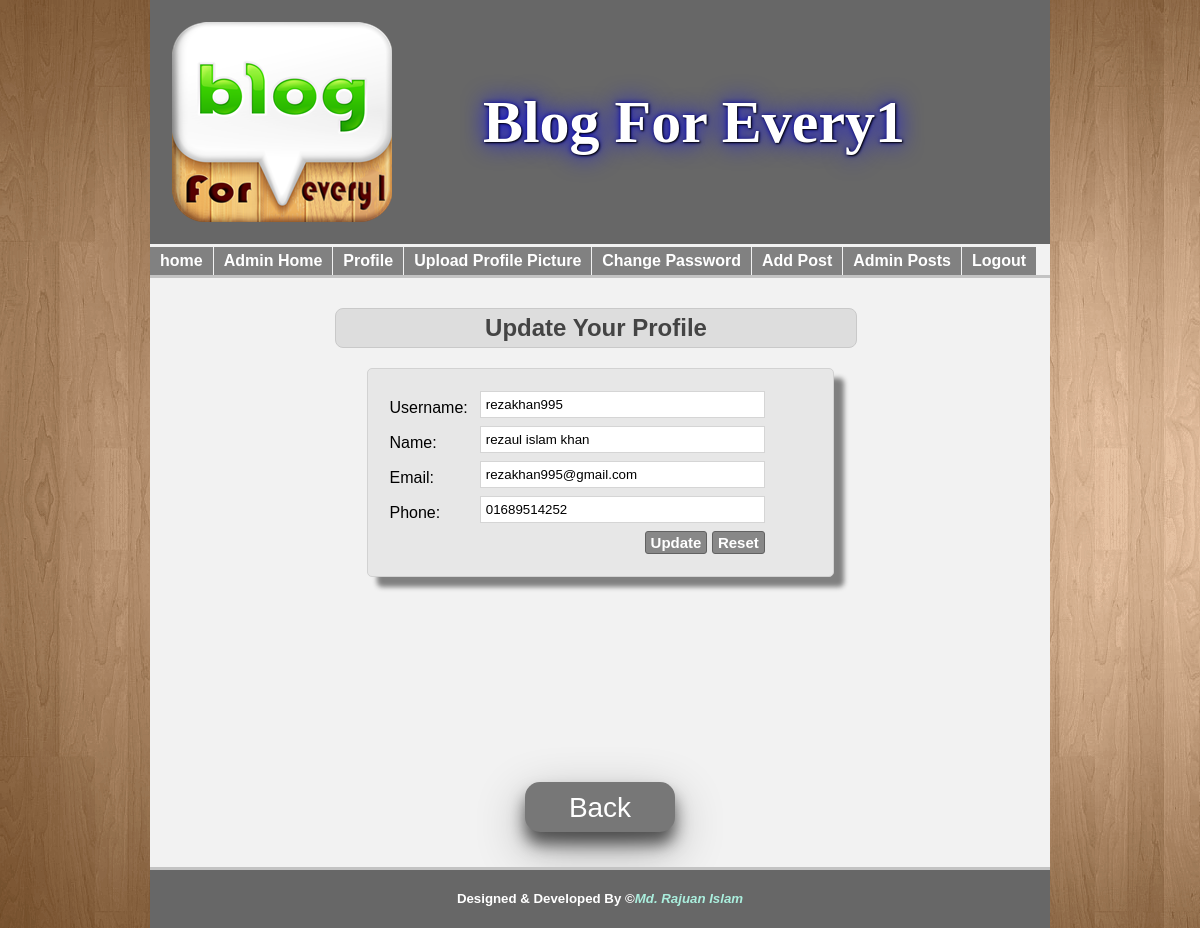
Screenshot of /update.php (signed in) with the database file from the repository.
### tables this page shows
CREATE TABLE IF NOT EXISTS `users` (
  `user_id` int(11) NOT NULL,
  `username` varchar(100) NOT NULL,
  `password` varchar(100) NOT NULL,
  `name` varchar(50) NOT NULL,
  `email` varchar(100) NOT NULL,
  `phone` varchar(60) NOT NULL,
  `type` varchar(100) NOT NULL,
  `status` int(11) NOT NULL,
  `u_img_name` varchar(500) NOT NULL,
  `u_img_path` varchar(500) NOT NULL,
  `u_img_type` varchar(500) NOT NULL
);

### functions.php (called while the page is built, shortened)
<?php
require_once 'config.php';
class LoginRegistration {
    public function getSession(){
        return @$_SESSION['login'];
    }
    public function getUserType() {
        if ( $this->getSession() ) {
            $uid = $_SESSION['uid'];
            global $pdo;
            $query = $pdo->prepare("SELECT type FROM users WHERE user_id=?");
            $query->execute(array($uid));
            $userdata = $query->fetch();
            return $userdata['type'];
        }
    }
    public function getUserDetails($userid) {
        global $pdo;
        $query = $pdo->prepare("SELECT * FROM users WHERE user_id=?");
        $query->execute(array($userid));
        return $query->fetchALL(PDO::FETCH_ASSOC);
    }
}

### update.php (the view, shortened to what this page needs)
<?php
require_once "functions.php";
?>
<html>
    <head>
        <?php
        include("includes/header.php");
        include("includes/nav.php");
        ?>
    <div class="content">
        <h2>Update Your Profile</h2>
        <?php
        $result = $user->getUserDetails($uid);
        foreach ($result as $row) {
            ?>
            <div class="login_reg">
                <form action="" method="post" name="reg">
                    <table>
                        <tr>
                            <td>Username:</td>
                            <td><input type="text" name="username" value="<?php echo $row['username']; ?>"/></td>
                        </tr>
                        <tr>
                            <td>Name:</td>
                            <td><input type="text" name="name" value="<?php echo $row['name']; ?>"/></td>
                        </tr>
                        <tr>
                            <td>Email:</td>
                            <td><input type="email" name="email" value="<?php echo $row['email']; ?>"/></td>
                        </tr>
                        <tr>
                            <td>Phone:</td>
                            <td><input type="text" name="phone" value="<?php echo $row['phone']; ?>"/></td>
                        </tr>
                        <tr>
                            <td colspan="2">
                                <span style="float: right">
                                    <input type="submit" name="update" value="Update"/>
                                    <input type="reset" value="Reset"/>
                                </span>
                            </td>
                        </tr>
                    </table>
                </form>
            </div>
        <?php } ?>
        <div class="back">
            <a href="profile.php"><button class="button" style="vertical-align:middle"><span>Back   </span></button></a>
        </div>
    </div>
    <?php
    include("includes/footer.php");
    ?>

### style.css (style rules this page uses)
* { padding: 0; margin: 0; outline: 0; }
body { background-image: url("img/back.png"); font-size: 16px; line-height: 18px; font-family: arial; z-index: -4; }
.content { border-bottom: 3px solid #c3c3c3; border-top: 3px solid #c3c3c3; min-height: 300px; overflow: hidden; padding: 30px }
.content h2 { background: #ddd none repeat scroll 0 0; border: 1px solid #c9c9c9; border-radius: 8px; color: #444; margin-bottom: 20px; margin-left: 155px; padding: 10px; text-align: center; width: 500px; }
.login_reg { box-shadow: 10px 10px 5px grey; width: 425px; background: #e7e7e7 none repeat scroll 0 0; border: 1px solid #d2d2d2; border-radius: 5px; margin: 0 auto; font-size: 16px; overflow: hidden; padding: 20px; }
input[type="text"],input[type="email"],input[type="password"] { border: 1px solid #d5d5d5; margin-bottom: 6px; margin-left: 10px; width: 285px; padding: 5px }
input[type="submit"],input[type="reset"] { background: #888888 none repeat scroll 0 0; border: 1px solid #626262; border-radius: 3px; color: #fff; cursor: pointer; font-size: 15px; font-weight: bold; padding: 2px 5px; }
.back { text-align: center; margin-top: 200px }
table.tbl_one tr td:first-child, tr td:last-child { width: 10px; }
.button { display: inline-block; border-radius: 15px; background-color: #777777; border: none; color: #FFFFFF; text-align: center; font-size: 28px; padding: 10px; width: 150px; height: 50px; transition: all 0.5s; cursor: pointer; margin: 5px; box-shadow: 0 12px 16px 0 rgba(0,0,0,0.6),0 17px 50px 0 rgba(0,0,0,0.30); }
.button span { cursor: pointer; display: inline-block; position: relative; transition: 0.5s; }
.button span:after { content: ' >>'; position: absolute; opacity: 0; top: 0; right: -40px; transition: 0.5s; }

### rows the page displays
users: username "rezakhan995", name "rezaul islam khan", email "rezakhan995@gmail.com", phone "01689514252"
